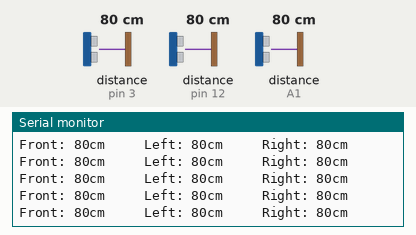
Recording of a sketch running on a simulated Arduino Uno, built with avr-gcc and run on an emulated ATmega328P. Shown: the last lines printed to the serial monitor. Wiring (inferred from the names in the program): 3 × ultrasonic range finder: trigger pin 4, echo pin 3 / trigger pin 11, echo pin 12 / trigger A0, echo A1. Inputs (shaded band) come from the test bench; at power-on: distance to the obstacle (sensors on pin 3, pin 12, A1) 80 cm. The echo pulse lasts 58.3 µs per cm.

Above: at 1.2 s.
1.3 s: distance to the obstacle (sensor on pin 3) set to 120 cm
At 1.4 s:
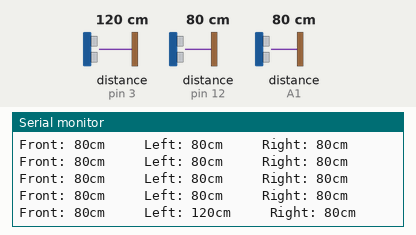
4.3 s: distance to the obstacle (sensor on pin 12) set to 2 cm
At 4.34 s:
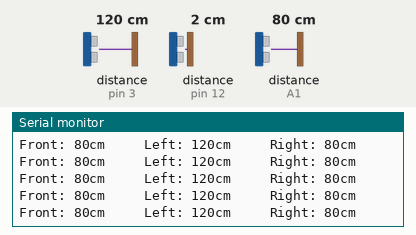
7.3 s: distance to the obstacle (sensor on A1) set to 120 cm
At 7.33 s:
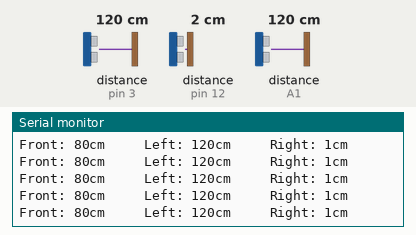
10.3 s: distance to the obstacle (sensor on pin 3) set to 2 cm
At 10.32 s:
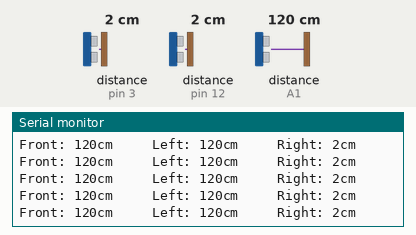
13.3 s: distance to the obstacle (sensor on pin 12) set to 120 cm
At 13.34 s:
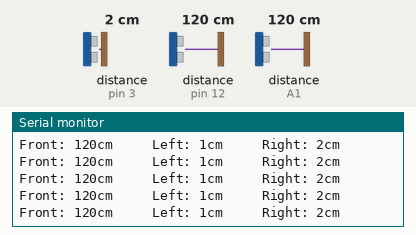
16.3 s: distance to the obstacle (sensor on A1) set to 2 cm
At 16.33 s:
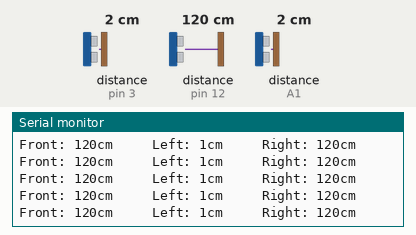
Timing chart, 0 to 19.3 s (numbered marks = the images above; inputs shaded):
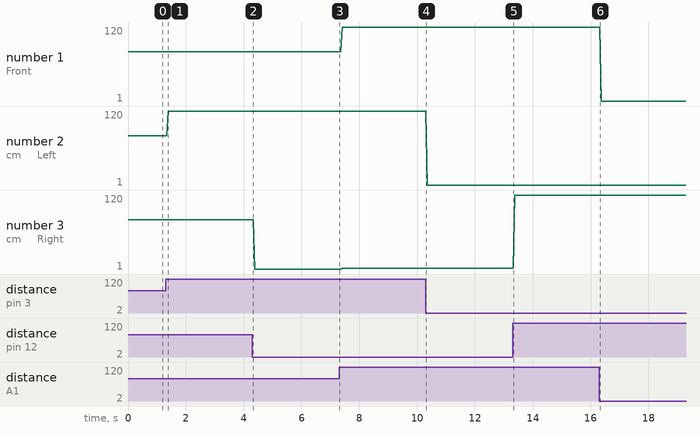

The sketch:

uzaklik.ino
```cpp
const int frontPingPin = A0; // front sensor
const int frontEchoPin = A1; // front sensor
const int leftPingPin = 4; // left sensor
const int leftEchoPin = 3; // left sensor
const int rightPingPin = 11; // right sensor
const int rightEchoPin = 12; // right sensor
int MaxValue = 300;


void setup() {
  Serial.begin(9600); // Serial Terminali Başlat
}

void loop() {
  uzaklik();
}

long microsecondsToCentimeters(long microseconds) {
  return microseconds / 29 / 2;
}

void uzaklik(){

long frontDuration, frontCm;
  long leftDuration, leftCm;
  long rightDuration, rightCm;
  // Front Sensor Reading
  pinMode(frontPingPin, OUTPUT);
  digitalWrite(frontPingPin, LOW);
  delayMicroseconds(1);
  digitalWrite(frontPingPin, HIGH);
  delayMicroseconds(5);
  digitalWrite(frontPingPin, LOW);
  pinMode(frontEchoPin, INPUT);
  frontDuration = pulseIn(frontEchoPin, HIGH);
  frontCm = microsecondsToCentimeters(frontDuration);
  frontCm=frontCm<MaxValue ? frontCm : MaxValue;
  // Left Sensor Reading
  pinMode(leftPingPin, OUTPUT);
  digitalWrite(leftPingPin, LOW);
  delayMicroseconds(1);
  digitalWrite(leftPingPin, HIGH);
  delayMicroseconds(5);
  digitalWrite(leftPingPin, LOW);
  pinMode(leftEchoPin, INPUT);
  leftDuration = pulseIn(leftEchoPin, HIGH);
  leftCm = microsecondsToCentimeters(leftDuration);
  leftCm = leftCm<MaxValue ? leftCm : MaxValue;
  // Right Sensor Reading
  pinMode(rightPingPin, OUTPUT);
  digitalWrite(rightPingPin, LOW);
  delayMicroseconds(1);
  digitalWrite(rightPingPin, HIGH);
  delayMicroseconds(5);
  digitalWrite(rightPingPin, LOW);
  pinMode(rightEchoPin, INPUT);
  rightDuration = pulseIn(rightEchoPin, HIGH);
  rightCm = microsecondsToCentimeters(rightDuration);
 rightCm=(rightCm<MaxValue) ? rightCm : MaxValue;
  // Printing the distance readings to Serial Monitor
  Serial.print("Front: ");
  Serial.print(frontCm);
  Serial.print("cm    ");
  Serial.print(" Left: ");
  Serial.print(leftCm);
  Serial.print("cm    ");
  Serial.print(" Right: ");
  Serial.print(rightCm);
  Serial.print("cm   ");
  Serial.println();
  delay(5);

}
```

Measured:
- after the input at 1.3 s, the serial monitor: prints a new line after 0.08 s (image 1)
- plotted number 2: 80 → 120 after the input at 1.3 s
- plotted number 3: 80 → 1 after the input at 4.3 s, 1 → 2 after the input at 7.3 s
